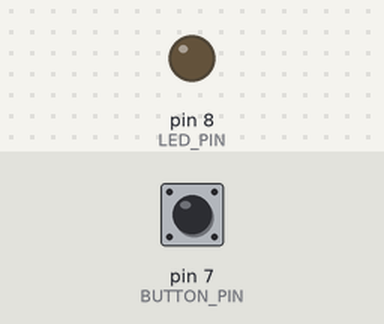
Bench run of a sketch on a simulated Arduino Uno, built with avr-gcc and run on an emulated ATmega328P. Shown: output pins drawn as LEDs (lit = HIGH). Inputs (shaded band) come from the test bench; at power-on: pin 7 (BUTTON_PIN) LOW.

Above: at 1.2 s.
1.3 s: pin 7 (BUTTON_PIN) pulled HIGH for 0.15 s
At 1.37 s:
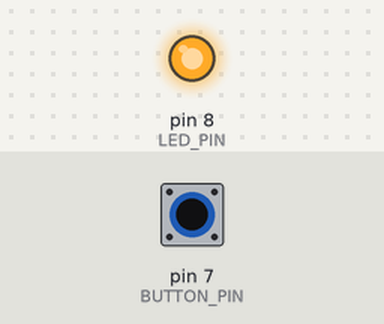
2.9 s: pin 7 (BUTTON_PIN) pulled HIGH for 3.2 s
At 7.5 s:
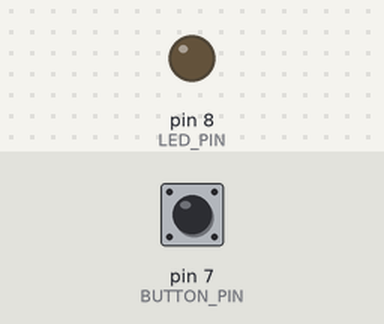
Timing chart, 0 to 9.0 s (numbered marks = the images above; inputs shaded):
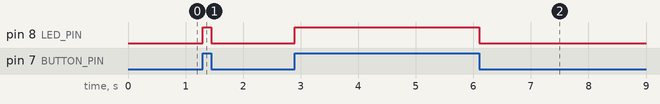

Measured:
- after the input at 1.3 s, pin 8 (LED_PIN): LOW → HIGH at once, → LOW 0.15 s later
- after the input at 2.9 s, pin 8 (LED_PIN): LOW → HIGH at once, → LOW 3.2 s later

The sketch:

led_button_lab.ino
```cpp
/*  EXP 02b - External LED controlled by a push button (Arduino Uno)
    Source: lab code PDF 'MIOT all codes'.
    WIRING
      Button leg 1 -> 5V
      Button leg 2 -> D7  and  D7 -> 10k -> GND (pull-down)
      D8 -> 220R -> LED(+) ; LED(-) -> GND
    STEPS
      1. Plug the Uno into the PC with USB.
      2. Arduino IDE: File > Open this .ino. Tools > Board > Arduino Uno. Tools > Port > your Uno.
      3. Click Upload.
      4. Hold the button: LED on. Release: LED off.
*/

#define LED_PIN 8
#define BUTTON_PIN 7

void setup() {
  pinMode(LED_PIN, OUTPUT);
  pinMode(BUTTON_PIN, INPUT);
}

void loop() {
  if (digitalRead(BUTTON_PIN) == HIGH) {
    digitalWrite(LED_PIN, HIGH);
  } else {
    digitalWrite(LED_PIN, LOW);
  }
}
```
